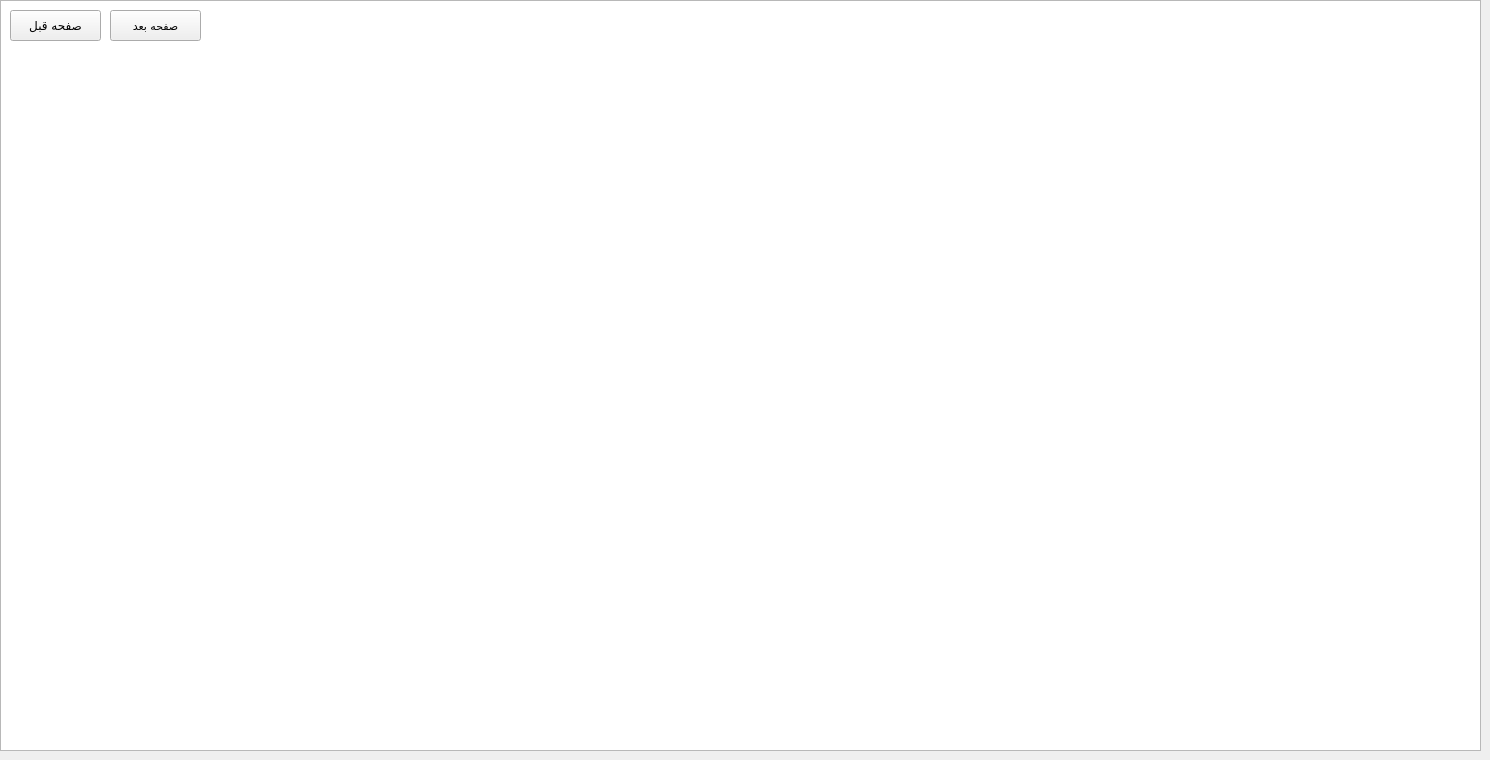
      <widget class="QWidget" name="tab_10">
       <attribute name="title">
        <string>Page</string>
       </attribute>
       <widget class="QTextBrowser" name="help_color_list_textBrowser">
        <property name="geometry">
         <rect>
          <x>0</x>
          <y>0</y>
          <width>1481</width>
          <height>751</height>
         </rect>
        </property>
        <property name="font">
         <font>
          <family>Vazir</family>
          <pointsize>10</pointsize>
         </font>
        </property>
       </widget>
       <widget class="QPushButton" name="color_list_next_page">
        <property name="geometry">
         <rect>
          <x>110</x>
          <y>10</y>
          <width>91</width>
          <height>31</height>
         </rect>
        </property>
        <property name="font">
         <font>
          <family>Vazir</family>
          <pointsize>8</pointsize>
         </font>
        </property>
        <property name="text">
         <string>صفحه بعد</string>
        </property>
        <property name="flat">
         <bool>false</bool>
        </property>
       </widget>
       <widget class="QPushButton" name="color_list_prev_page">
        <property name="geometry">
         <rect>
          <x>10</x>
          <y>10</y>
          <width>91</width>
          <height>31</height>
         </rect>
        </property>
        <property name="font">
         <font>
          <family>Vazir</family>
         </font>
        </property>
        <property name="text">
         <string>صفحه قبل</string>
        </property>
       </widget>
      </widget>
